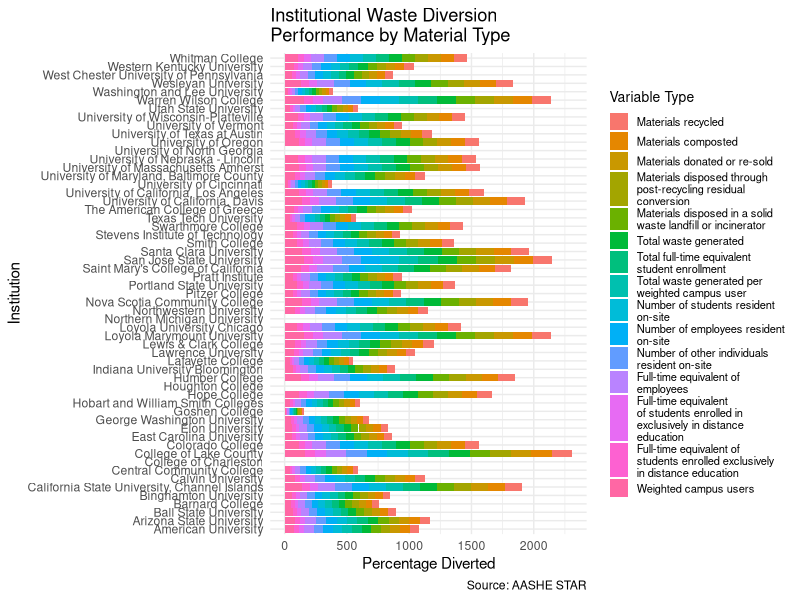

This figure's R source:
## ---- chunk 1
#| warning: false

# Loading needed libraries 

library(tidyverse)
library(readxl)
library(dplyr)
## ---- chunk 2
# Read data from excel spreadsheet

data <- read_excel("OP-18_Waste_Minimization_and_Diversion_2020.xlsx")
## ---- chunk 3
#| warning: false

df <- data

# Converting 'chr' to 'numeric'

df$'Materials recycled, performance year' <- as.numeric(df$'Materials recycled, performance year')
df$'Materials recycled, baseline year' <- as.numeric(df$'Materials recycled, baseline year')
df$'Materials composted, performance year' <- as.numeric(df$'Materials composted, performance year')
df$'Materials composted, baseline year' <- as.numeric(df$'Materials composted, baseline year')
df$'Materials donated or re-sold, performance year' <- as.numeric(df$'Materials donated or re-sold, performance year')
df$'Materials donated or re-sold, baseline year' <- as.numeric(df$'Materials donated or re-sold, baseline year')
df$'Materials disposed through post-recycling residual conversion, performance year' <- as.numeric(df$'Materials disposed through post-recycling residual conversion, performance year')
df$'Materials disposed through post-recycling residual conversion, baseline year' <- as.numeric(df$'Materials disposed through post-recycling residual conversion, baseline year')
df$'Materials disposed in a solid waste landfill or incinerator, performance year' <- as.numeric(df$'Materials disposed in a solid waste landfill or incinerator, performance year')
df$'Materials disposed in a solid waste landfill or incinerator, baseline year' <- as.numeric(df$'Materials disposed in a solid waste landfill or incinerator, baseline year')
df$'Total waste generated, performance year' <- as.numeric(df$'Total waste generated, performance year')
df$'Total waste generated, baseline year' <- as.numeric(df$'Total waste generated, baseline year')
df$'Start date, performance year or 3-year period' <- as.numeric(df$'Start date, performance year or 3-year period')
df$'End date, performance year or 3-year period' <- as.numeric(df$'End date, performance year or 3-year period')
df$'Start date, baseline year or 3-year period' <- as.numeric(df$'Start date, baseline year or 3-year period')
df$'End date, baseline year or 3-year period' <- as.numeric(df$'End date, baseline year or 3-year period')
df$'Number of students resident on-site, performance year' <- as.numeric(df$'Number of students resident on-site, performance year')
df$'Number of students resident on-site, baseline year' <- as.numeric(df$'Number of students resident on-site, baseline year')
df$'Number of employees resident on-site, performance year' <- as.numeric(df$'Number of employees resident on-site, performance year')
df$'Number of employees resident on-site, baseline year' <- as.numeric(df$'Number of employees resident on-site, baseline year')
df$'Number of other individuals resident on-site, performance year' <- as.numeric(df$'Number of other individuals resident on-site, performance year')
df$'Number of other individuals resident on-site, baseline year' <- as.numeric(df$'Number of other individuals resident on-site, baseline year')
df$'Total full-time equivalent student enrollment, performance year' <- as.numeric(df$'Total full-time equivalent student enrollment, performance year')
df$'Total full-time equivalent student enrollment, baseline year' <- as.numeric(df$'Total full-time equivalent student enrollment, baseline year')
df$'Full-time equivalent of employees, performance year' <- as.numeric(df$'Full-time equivalent of employees, performance year')
df$'Full-time equivalent of employees, baseline year' <- as.numeric(df$'Full-time equivalent of employees, baseline year')
df$'Full-time equivalent of students enrolled in exclusively in distance education, performance year' <- as.numeric(df$'Full-time equivalent of students enrolled in exclusively in distance education, performance year')
df$'Full-time equivalent of students enrolled exclusively in distance education, baseline year' <- as.numeric(df$'Full-time equivalent of students enrolled exclusively in distance education, baseline year')
df$'Weighted campus users, performance year' <- as.numeric(df$'Weighted campus users, performance year')
df$'Weighted campus users, baseline year' <- as.numeric(df$'Weighted campus users, baseline year')
df$'Total waste generated per weighted campus user, performance year' <- as.numeric(df$'Total waste generated per weighted campus user, performance year')
df$'Total waste generated per weighted campus user, baseline year' <- as.numeric(df$'Total waste generated per weighted campus user, baseline year')
df$'Weighted campus users, performance year' <- as.numeric(df$'Weighted campus users, performance year')
df$'Weighted campus users, baseline year' <- as.numeric(df$'Weighted campus users, baseline year')
df$'Percentage reduction in total waste generated per weighted campus user from baseline' <- as.numeric(df$'Percentage reduction in total waste generated per weighted campus user from baseline')
df$'Percentage of materials diverted from the landfill or incinerator by recycling, composting, ...' <- as.numeric(df$'Percentage of materials diverted from the landfill or incinerator by recycling, composting, ...')
df$'Percentage of materials diverted from the landfill or incinerator (including up to 10 percent ...' <- as.numeric(df$'Percentage of materials diverted from the landfill or incinerator (including up to 10 percent ...')
## ---- chunk 4
# Converting 'chr' to 'date'

df$'Last Updated' <- as.Date(df$'Last Updated')
df$'Start date, performance year or 3-year period' <- as.Date(df$'Start date, performance year or 3-year period', origin = "1899-12-30")
df$'End date, performance year or 3-year period' <- as.Date(df$'End date, performance year or 3-year period', origin = "1899-12-30")
df$'Start date, baseline year or 3-year period' <- as.Date(df$'Start date, baseline year or 3-year period', origin = "1899-12-30")
df$'End date, baseline year or 3-year period' <- as.Date(df$'End date, baseline year or 3-year period', origin = "1899-12-30")
## ---- chunk 5
#| warning: false

# Converting df from wide format to long format

df_long <- df |>
  select(Institution, where(is.numeric)) |>
  pivot_longer(
    cols = starts_with("Materials") | starts_with("Total") | starts_with("Number") | starts_with("Full-Time") | starts_with("Weighted"),
    names_to = c("Variable_Type", "Year"),
    names_sep = ", ",
    values_to = "Amount"
  )
#Combining Tidy Numeric Data with Non Numeric Data

df_non_numeric <- df |>
  select(where(~ !is.numeric(.)))

data_test <- left_join(df_long, df_non_numeric, by = "Institution")
## ---- chunk 6
#| warning: false

library(scales)
library(stringr)

# Convert 'Institution' and 'Variable_Type' to factors to ensure they work well with geom_tile
data_test$Institution <- as.factor(data_test$Institution)
data_test$Variable_Type <- as.factor(data_test$Variable_Type)

# Wrap the text in Variable_Type to create line breaks for legend labels
data_test$Variable_Type <- factor(
  str_wrap(data_test$Variable_Type, width = 30), 
  levels = unique(str_wrap(data_test$Variable_Type, width = 30))
)

wrapped_title <- str_wrap("Institutional Waste Diversion Performance by Material Type", width = 30)

# Plot using geom_col to visualize the categories
ggplot(data_test, aes(x = Institution, y = `Percentage of materials diverted from the landfill or incinerator by recycling, composting, ...`, fill = Variable_Type)) +
  geom_col() +
  theme_minimal() +
  labs(
    title = wrapped_title,
    x = "Institution",
    y = "Percentage Diverted",
    fill = "Variable Type",
    caption = "Source: AASHE STAR"
  ) +
  theme(
    legend.text = element_text(size = 8),  # Make legend text smaller
    legend.title = element_text(size = 10), # Adjust legend title size
    legend.key.size = unit(0.5, "cm"),  # Reduce legend key size
    legend.spacing.y = unit(0.2, "cm")    # Reduce space between legend items
  ) +
  coord_flip()
